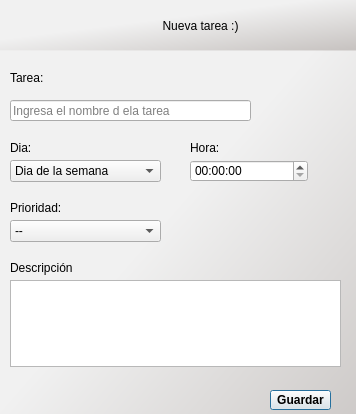
<?xml version="1.0" encoding="UTF-8"?>
<ui version="4.0">
 <class>crear</class>
 <widget class="QDialog" name="crear">
  <property name="geometry">
   <rect>
    <x>0</x>
    <y>0</y>
    <width>356</width>
    <height>414</height>
   </rect>
  </property>
  <property name="windowTitle">
   <string>Registrar</string>
  </property>
  <property name="windowIcon">
   <iconset resource="imagenes/images.qrc">
    <normaloff>:/images/calendar.png</normaloff>:/images/calendar.png</iconset>
  </property>
  <widget class="QLabel" name="label_2">
   <property name="geometry">
    <rect>
     <x>0</x>
     <y>0</y>
     <width>401</width>
     <height>51</height>
    </rect>
   </property>
   <property name="styleSheet">
    <string notr="true">font: 87 12pt &quot;Arial Black&quot;;
background-color: qlineargradient(spread:repeat, x1:0, y1:0, x2:1, y2:1, stop:0.391089 rgba(243, 243, 243, 133), stop:0.915842 rgba(165, 157, 153, 133));</string>
   </property>
   <property name="text">
    <string>Nueva tarea :)</string>
   </property>
   <property name="alignment">
    <set>Qt::AlignCenter</set>
   </property>
  </widget>
  <widget class="QLabel" name="label_3">
   <property name="enabled">
    <bool>true</bool>
   </property>
   <property name="geometry">
    <rect>
     <x>0</x>
     <y>50</y>
     <width>401</width>
     <height>461</height>
    </rect>
   </property>
   <property name="styleSheet">
    <string notr="true">font: 87 12pt &quot;Arial Black&quot;;
background-color: qlineargradient(spread:repeat, x1:0, y1:0, x2:1, y2:1, stop:0.391089 rgba(243, 243, 243, 133), stop:0.915842 rgba(165, 157, 153, 133));</string>
   </property>
   <property name="text">
    <string/>
   </property>
   <property name="alignment">
    <set>Qt::AlignCenter</set>
   </property>
  </widget>
  <widget class="QLabel" name="label">
   <property name="geometry">
    <rect>
     <x>10</x>
     <y>70</y>
     <width>151</width>
     <height>16</height>
    </rect>
   </property>
   <property name="styleSheet">
    <string notr="true">font: 87 10pt &quot;Arial Black&quot;;</string>
   </property>
   <property name="text">
    <string>Tarea:</string>
   </property>
  </widget>
  <widget class="QLineEdit" name="textline_Tarea">
   <property name="geometry">
    <rect>
     <x>10</x>
     <y>100</y>
     <width>241</width>
     <height>21</height>
    </rect>
   </property>
   <property name="placeholderText">
    <string>Ingresa el nombre d ela tarea</string>
   </property>
  </widget>
  <widget class="QLabel" name="label_4">
   <property name="geometry">
    <rect>
     <x>10</x>
     <y>140</y>
     <width>151</width>
     <height>16</height>
    </rect>
   </property>
   <property name="styleSheet">
    <string notr="true">font: 87 10pt &quot;Arial Black&quot;;</string>
   </property>
   <property name="text">
    <string>Dia:</string>
   </property>
  </widget>
  <widget class="QComboBox" name="comboBox_Dia">
   <property name="geometry">
    <rect>
     <x>10</x>
     <y>160</y>
     <width>151</width>
     <height>22</height>
    </rect>
   </property>
   <item>
    <property name="text">
     <string>Dia de la semana</string>
    </property>
   </item>
   <item>
    <property name="text">
     <string>Lunes</string>
    </property>
   </item>
   <item>
    <property name="text">
     <string>Martes</string>
    </property>
   </item>
   <item>
    <property name="text">
     <string>Miercoles</string>
    </property>
   </item>
   <item>
    <property name="text">
     <string>Jueves</string>
    </property>
   </item>
   <item>
    <property name="text">
     <string>Viernes</string>
    </property>
   </item>
   <item>
    <property name="text">
     <string>Sabado</string>
    </property>
   </item>
   <item>
    <property name="text">
     <string>Domingo</string>
    </property>
   </item>
  </widget>
  <widget class="QLabel" name="label_5">
   <property name="geometry">
    <rect>
     <x>10</x>
     <y>200</y>
     <width>151</width>
     <height>16</height>
    </rect>
   </property>
   <property name="styleSheet">
    <string notr="true">font: 87 10pt &quot;Arial Black&quot;;</string>
   </property>
   <property name="text">
    <string>Prioridad:</string>
   </property>
  </widget>
  <widget class="QLabel" name="label_6">
   <property name="geometry">
    <rect>
     <x>190</x>
     <y>140</y>
     <width>151</width>
     <height>16</height>
    </rect>
   </property>
   <property name="styleSheet">
    <string notr="true">font: 87 10pt &quot;Arial Black&quot;;</string>
   </property>
   <property name="text">
    <string>Hora:</string>
   </property>
  </widget>
  <widget class="QTimeEdit" name="timeEdit_Hora">
   <property name="geometry">
    <rect>
     <x>190</x>
     <y>160</y>
     <width>118</width>
     <height>22</height>
    </rect>
   </property>
  </widget>
  <widget class="QLabel" name="label_7">
   <property name="geometry">
    <rect>
     <x>10</x>
     <y>260</y>
     <width>151</width>
     <height>16</height>
    </rect>
   </property>
   <property name="styleSheet">
    <string notr="true">font: 87 10pt &quot;Arial Black&quot;;</string>
   </property>
   <property name="text">
    <string>Descripción</string>
   </property>
  </widget>
  <widget class="QLabel" name="label_8">
   <property name="geometry">
    <rect>
     <x>300</x>
     <y>0</y>
     <width>51</width>
     <height>41</height>
    </rect>
   </property>
   <property name="styleSheet">
    <string notr="true">image: url(:/images/addEvent.png);</string>
   </property>
   <property name="text">
    <string/>
   </property>
  </widget>
  <widget class="QTextEdit" name="textEdit_Descripcion">
   <property name="geometry">
    <rect>
     <x>10</x>
     <y>280</y>
     <width>331</width>
     <height>87</height>
    </rect>
   </property>
  </widget>
  <widget class="QComboBox" name="comboBox_Prioridad">
   <property name="geometry">
    <rect>
     <x>10</x>
     <y>220</y>
     <width>151</width>
     <height>22</height>
    </rect>
   </property>
   <item>
    <property name="text">
     <string>--</string>
    </property>
   </item>
   <item>
    <property name="text">
     <string>Alta</string>
    </property>
   </item>
   <item>
    <property name="text">
     <string>Media</string>
    </property>
   </item>
   <item>
    <property name="text">
     <string>Baja</string>
    </property>
   </item>
  </widget>
  <widget class="QPushButton" name="pushButton_Guardar">
   <property name="geometry">
    <rect>
     <x>270</x>
     <y>390</y>
     <width>61</width>
     <height>20</height>
    </rect>
   </property>
   <property name="font">
    <font>
     <weight>75</weight>
     <bold>true</bold>
    </font>
   </property>
   <property name="text">
    <string>Guardar</string>
   </property>
   <property name="icon">
    <iconset resource="imagenes/images.qrc">
     <normaloff>:/images/save.png</normaloff>:/images/save.png</iconset>
   </property>
  </widget>
 </widget>
 <resources>
  <include location="imagenes/images.qrc"/>
 </resources>
 <connections/>
</ui>
